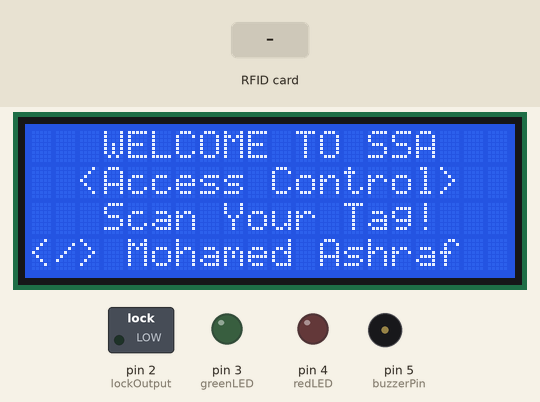
This sketch was run on a simulated Arduino Uno, built with avr-gcc and run on an emulated ATmega328P. On the bench: 20×4 character LCD, switched loads named in the sketch (green lamp = pin HIGH), output pins drawn as LEDs (lit = HIGH), buzzer (waves = sounding, pin HIGH). Dashed ring = blinking. The inputs (shaded band) are chosen by the test bench. Pins used as bus, display or sensor lines are not drawn.

Above: at 1.3 s.
1.4 s: RFID card 5E 7A 19 C4 held to the reader
At 4.2 s:
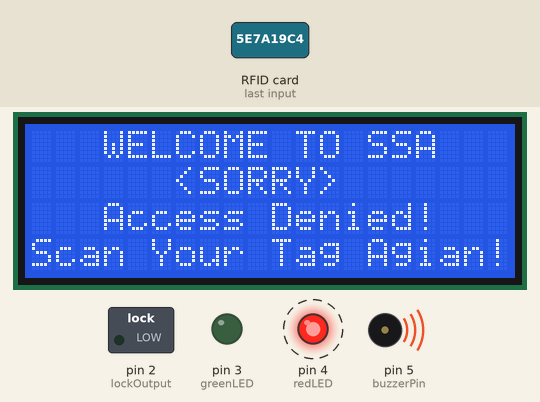
4.4 s: RFID card 63 5F 42 A7 held to the reader
At 5.7 s:
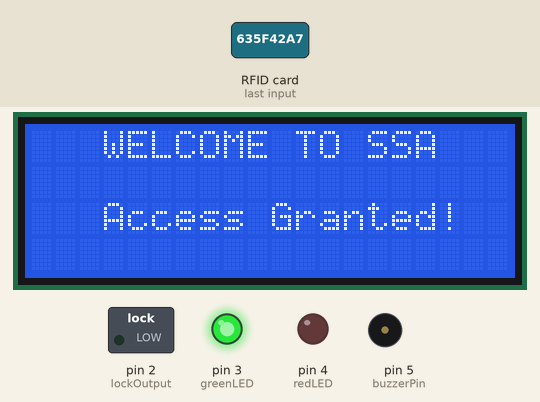
6.0 s: RFID card 5E 7A 19 C4 held to the reader
At 11.6 s:
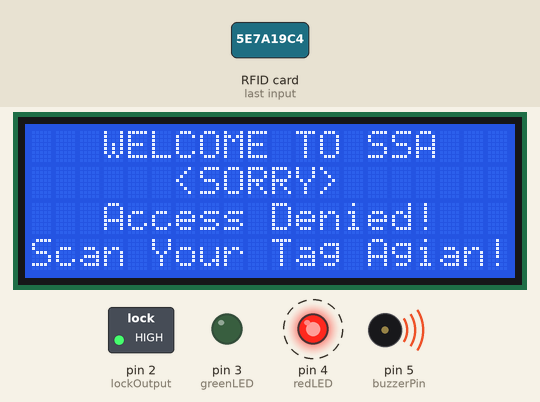
Timing chart, 0 to 13.3 s (numbered marks = the images above; inputs shaded):
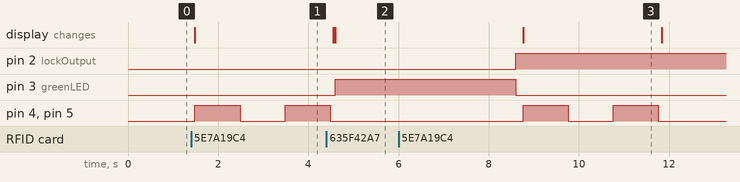

The sketch:

RFID.ino
```cpp
//Arduino Door Lock Access Control Project
//Library: MFRC522, LiquidCrystal i2c
//https://github.com/MuhameeddAshraf/RFID

#include <SPI.h>
#include <MFRC522.h>
#include <LiquidCrystal_I2C.h>

#define SS_PIN 10
#define RST_PIN 9

// Instance of the class MFRC522
MFRC522 rfid(SS_PIN, RST_PIN);

// Create LCD object : Use 0x27 If 0x3F Doesn't work
LiquidCrystal_I2C lcd(0x27, 20, 4);

// Init array that will store new NUID
byte nuidPICC[4];

// Put Your access NUID Here
byte master[4] = {0x63, 0x5F, 0x42, 0xA7};

// Pin connected to lock relay signal
int lockOutput = 2;

int greenLED = 3;
int redLED = 4;
int buzzerPin = 5;


void setup() {
  SPI.begin(); // Init SPI bus
  rfid.PCD_Init(); // Init MFRC522

  // Setup LCD with backlight and initialize
  lcd.init();
  lcd.backlight();
  printWelcomeMessage();

  // Set OUTPUT pins
  pinMode(lockOutput, OUTPUT);
  pinMode(greenLED, OUTPUT);
  pinMode(redLED, OUTPUT);
  pinMode(buzzerPin, OUTPUT);
}

void loop() {

  // Reset the loop if no new card present on the sensor/reader
  if ( ! rfid.PICC_IsNewCardPresent())
    return;

  // Verify if the NUID has been readed
  if ( ! rfid.PICC_ReadCardSerial())
    return;

  // Store NUID into nuidPICC array
  for (byte i = 0; i < 4; i++) {
    nuidPICC[i] = rfid.uid.uidByte[i];
  }

  // Checks whether the scanned tag is authorized
  if (getAccessState(master, nuidPICC) == true) {
    lcd.clear();
    lcd.setCursor(0, 0);
    lcd.print("   WELCOME TO SSA ");
    lcd.setCursor(0, 2);
    lcd.print("   Access Granted!");

    // Turn on relay & green LED for 5 seconds
    digitalWrite(lockOutput, LOW);
    digitalWrite(greenLED,HIGH);
    delay(4000);
    digitalWrite(lockOutput, HIGH);
    digitalWrite(greenLED, LOW);

    delay(25);  //To fix (LCD, Solenoid) issue
    printWelcomeMessage();

  } else {
    lcd.clear();
    lcd.setCursor(0, 0);
    lcd.print("   WELCOME TO SSA ");
    lcd.setCursor(0, 1);
    lcd.print("      <SORRY>");
    lcd.setCursor(0, 2);
    lcd.print("   Access Denied!");
    lcd.setCursor(0, 3);
    lcd.print("Scan Your Tag Agian!");

    digitalWrite(redLED, HIGH);
    digitalWrite(buzzerPin, HIGH);
    delay(1000);
    digitalWrite(redLED, LOW);
    digitalWrite(buzzerPin, LOW);
    delay(1000);
    digitalWrite(redLED, HIGH);
    digitalWrite(buzzerPin, HIGH);
    delay(1000);
    digitalWrite(redLED, LOW);
    digitalWrite(buzzerPin, LOW);

    printWelcomeMessage();

  }
  // Halt PICC
  rfid.PICC_HaltA();

  // Stop encryption on PCD
  rfid.PCD_StopCrypto1();

}

bool getAccessState(byte accessCode[], byte newCode[]) {
  for (byte i = 0; i < 4; i++) {
    if (newCode[i] != accessCode[i]) {
      return false;
    }
  }
  return true;
}

void printWelcomeMessage() {
  lcd.clear();
  lcd.print("   WELCOME TO SSA ");
  lcd.setCursor(0, 1);
  lcd.print("  <Access Control>");
  lcd.setCursor(0, 2);
  lcd.print("   Scan Your Tag!");
  lcd.setCursor(0, 3);
  lcd.print("</> Mohamed Ashraf");
}
```

Measured:
- after the input at 1.4 s, pin 4 (redLED), pin 5 (buzzerPin): LOW → HIGH after 0.08 s, → LOW 1.0 s later, → HIGH 1.0 s later; the display: changes after 0.08 s (image 1)
- after the input at 4.4 s, pin 3 (greenLED): LOW → HIGH after 0.20 s; the display: first differs from a run without the input after 0.20 s (image 2)
- after the input at 6.0 s, pin 4 (redLED), pin 5 (buzzerPin): alternates HIGH for 1.0 s and LOW for 1.0 s, 4 changes in all, then stays LOW, starting after 2.8 s; the display: changes after 2.8 s (image 3)
- what the display in image 3 shows lasts 3.0 s, from 8.8 s to 11.8 s
